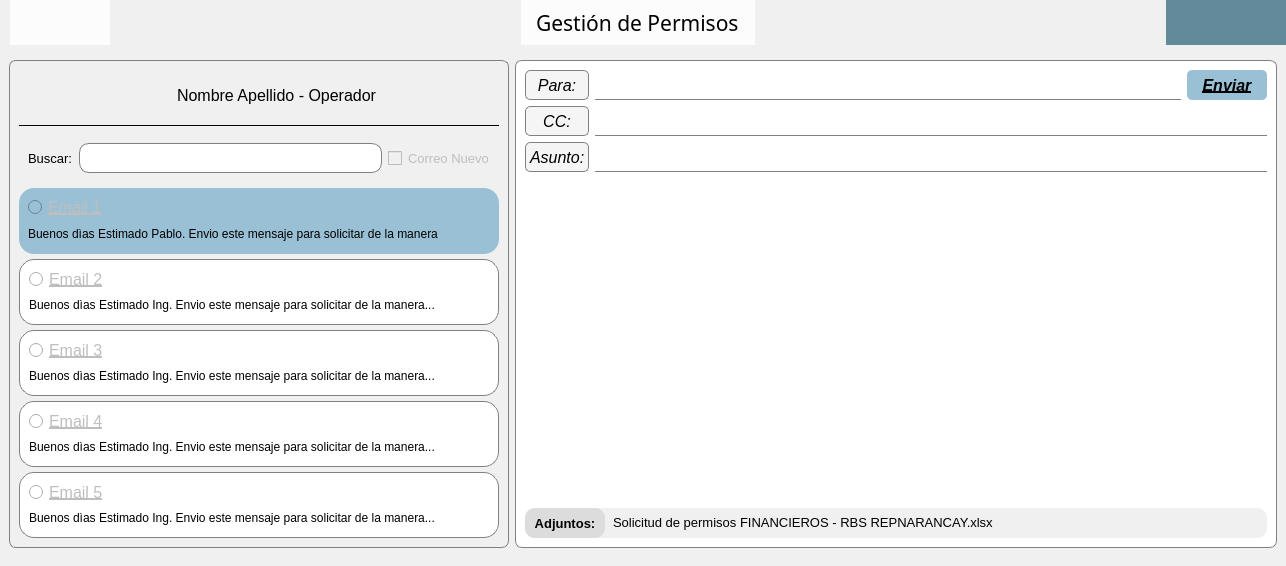
<?xml version="1.0" encoding="UTF-8"?>
<ui version="4.0">
 <class>SeleccionCorreo</class>
 <widget class="QMainWindow" name="SeleccionCorreo">
  <property name="geometry">
   <rect>
    <x>0</x>
    <y>0</y>
    <width>1286</width>
    <height>566</height>
   </rect>
  </property>
  <property name="windowTitle">
   <string>Seleccion de Cola de Correos</string>
  </property>
  <property name="styleSheet">
   <string notr="true">border-radius:7px;

background-color: rgb(240, 240, 240);</string>
  </property>
  <widget class="QWidget" name="centralwidget">
   <property name="minimumSize">
    <size>
     <width>1286</width>
     <height>0</height>
    </size>
   </property>
   <property name="styleSheet">
    <string notr="true"/>
   </property>
   <layout class="QVBoxLayout" name="verticalLayout">
    <property name="leftMargin">
     <number>0</number>
    </property>
    <property name="topMargin">
     <number>0</number>
    </property>
    <property name="rightMargin">
     <number>0</number>
    </property>
    <item>
     <widget class="QFrame" name="frame">
      <property name="minimumSize">
       <size>
        <width>0</width>
        <height>45</height>
       </size>
      </property>
      <property name="styleSheet">
       <string notr="true">background-image: url(:/Images/ResourcesFolder/Logo_Rhelec/Up_Design.jpg);
border-bottom-left-radius:0px;
border-bottom-right-radius:0px;</string>
      </property>
      <property name="frameShape">
       <enum>QFrame::StyledPanel</enum>
      </property>
      <property name="frameShadow">
       <enum>QFrame::Raised</enum>
      </property>
      <layout class="QHBoxLayout" name="horizontalLayout_6">
       <property name="spacing">
        <number>0</number>
       </property>
       <property name="leftMargin">
        <number>0</number>
       </property>
       <property name="topMargin">
        <number>0</number>
       </property>
       <property name="rightMargin">
        <number>0</number>
       </property>
       <property name="bottomMargin">
        <number>0</number>
       </property>
       <item>
        <widget class="QFrame" name="frame_17">
         <property name="minimumSize">
          <size>
           <width>10</width>
           <height>0</height>
          </size>
         </property>
         <property name="styleSheet">
          <string notr="true"/>
         </property>
         <property name="frameShape">
          <enum>QFrame::StyledPanel</enum>
         </property>
         <property name="frameShadow">
          <enum>QFrame::Raised</enum>
         </property>
        </widget>
       </item>
       <item>
        <widget class="QLabel" name="label_11">
         <property name="minimumSize">
          <size>
           <width>100</width>
           <height>0</height>
          </size>
         </property>
         <property name="styleSheet">
          <string notr="true">background-image: url();
image: url(:/Images/ResourcesFolder/Logo_Rhelec/Logo_Without_Background.png);
background-color:rgba(255, 255, 255, 200);
border-radius:0px;</string>
         </property>
         <property name="text">
          <string/>
         </property>
        </widget>
       </item>
       <item>
        <spacer name="horizontalSpacer_2">
         <property name="orientation">
          <enum>Qt::Horizontal</enum>
         </property>
         <property name="sizeHint" stdset="0">
          <size>
           <width>40</width>
           <height>20</height>
          </size>
         </property>
        </spacer>
       </item>
       <item>
        <widget class="QLabel" name="label_12">
         <property name="font">
          <font>
           <family>Rockwell</family>
           <pointsize>16</pointsize>
           <bold>false</bold>
          </font>
         </property>
         <property name="styleSheet">
          <string notr="true">background-image: url();
background-color:rgba(255, 255, 255, 200);
border:0px;
padding: 0 10 0 10;
border-radius:0px;</string>
         </property>
         <property name="text">
          <string>Gestión de Permisos</string>
         </property>
        </widget>
       </item>
       <item>
        <spacer name="horizontalSpacer">
         <property name="orientation">
          <enum>Qt::Horizontal</enum>
         </property>
         <property name="sizeHint" stdset="0">
          <size>
           <width>40</width>
           <height>20</height>
          </size>
         </property>
        </spacer>
       </item>
       <item>
        <widget class="QFrame" name="frame_16">
         <property name="minimumSize">
          <size>
           <width>0</width>
           <height>45</height>
          </size>
         </property>
         <property name="styleSheet">
          <string notr="true">background-image: url();
background-color:rgba(91, 133, 150, 200);
border:0px;
border-radius:0px;</string>
         </property>
         <property name="frameShape">
          <enum>QFrame::StyledPanel</enum>
         </property>
         <property name="frameShadow">
          <enum>QFrame::Raised</enum>
         </property>
         <layout class="QHBoxLayout" name="horizontalLayout_7">
          <property name="spacing">
           <number>0</number>
          </property>
          <property name="leftMargin">
           <number>0</number>
          </property>
          <property name="topMargin">
           <number>0</number>
          </property>
          <property name="rightMargin">
           <number>0</number>
          </property>
          <property name="bottomMargin">
           <number>0</number>
          </property>
          <item>
           <widget class="QPushButton" name="pbMinimize">
            <property name="minimumSize">
             <size>
              <width>20</width>
              <height>45</height>
             </size>
            </property>
            <property name="maximumSize">
             <size>
              <width>40</width>
              <height>16777215</height>
             </size>
            </property>
            <property name="styleSheet">
             <string notr="true">


QPushButton{
image: url(:/featherIcons/ResourcesFolder/featherIcons/minus.svg);
padding: 0 10 0 10;
}

QPushButton:hover{
	background-color: rgba(200, 200, 200, 120);
}

QPushButton:pressed{
	background-color: rgba(180, 180, 180, 150);
}</string>
            </property>
            <property name="text">
             <string/>
            </property>
            <property name="iconSize">
             <size>
              <width>15</width>
              <height>15</height>
             </size>
            </property>
           </widget>
          </item>
          <item>
           <widget class="QPushButton" name="pbMaximize">
            <property name="minimumSize">
             <size>
              <width>0</width>
              <height>45</height>
             </size>
            </property>
            <property name="maximumSize">
             <size>
              <width>40</width>
              <height>16777215</height>
             </size>
            </property>
            <property name="styleSheet">
             <string notr="true">


QPushButton{
image: url(:/featherIcons/ResourcesFolder/featherIcons/copy.svg);
padding: 0 10 0 10;
}

QPushButton:hover{
	background-color: rgba(200, 200, 200, 120);
}

QPushButton:pressed{
	background-color: rgba(180, 180, 180, 150);
}</string>
            </property>
            <property name="text">
             <string/>
            </property>
            <property name="iconSize">
             <size>
              <width>15</width>
              <height>15</height>
             </size>
            </property>
           </widget>
          </item>
          <item>
           <widget class="QPushButton" name="pbClose">
            <property name="minimumSize">
             <size>
              <width>0</width>
              <height>45</height>
             </size>
            </property>
            <property name="maximumSize">
             <size>
              <width>40</width>
              <height>16777215</height>
             </size>
            </property>
            <property name="styleSheet">
             <string notr="true">


QPushButton{
image: url(:/featherIcons/ResourcesFolder/featherIcons/x.svg);
padding: 0 10 0 10;
}

QPushButton:hover{
	background-color: rgba(200, 200, 200, 120);
}

QPushButton:pressed{
	background-color: rgba(180, 180, 180, 150);
}</string>
            </property>
            <property name="text">
             <string/>
            </property>
           </widget>
          </item>
         </layout>
        </widget>
       </item>
      </layout>
     </widget>
    </item>
    <item>
     <widget class="QFrame" name="frame_2">
      <property name="styleSheet">
       <string notr="true"/>
      </property>
      <property name="frameShape">
       <enum>QFrame::StyledPanel</enum>
      </property>
      <property name="frameShadow">
       <enum>QFrame::Raised</enum>
      </property>
      <layout class="QVBoxLayout" name="verticalLayout_10">
       <item>
        <widget class="QFrame" name="frame_3">
         <property name="frameShape">
          <enum>QFrame::StyledPanel</enum>
         </property>
         <property name="frameShadow">
          <enum>QFrame::Raised</enum>
         </property>
         <layout class="QHBoxLayout" name="horizontalLayout" stretch="1,0">
          <property name="leftMargin">
           <number>0</number>
          </property>
          <property name="topMargin">
           <number>0</number>
          </property>
          <property name="rightMargin">
           <number>0</number>
          </property>
          <property name="bottomMargin">
           <number>0</number>
          </property>
          <item>
           <widget class="QFrame" name="frame_7">
            <property name="maximumSize">
             <size>
              <width>500</width>
              <height>16777215</height>
             </size>
            </property>
            <property name="styleSheet">
             <string notr="true">border:1px solid gray;

background-color: rgb(240, 240, 240)
</string>
            </property>
            <property name="frameShape">
             <enum>QFrame::Box</enum>
            </property>
            <property name="frameShadow">
             <enum>QFrame::Sunken</enum>
            </property>
            <property name="lineWidth">
             <number>21</number>
            </property>
            <property name="midLineWidth">
             <number>20</number>
            </property>
            <layout class="QVBoxLayout" name="verticalLayout_3">
             <property name="spacing">
              <number>5</number>
             </property>
             <property name="leftMargin">
              <number>9</number>
             </property>
             <property name="topMargin">
              <number>9</number>
             </property>
             <property name="rightMargin">
              <number>9</number>
             </property>
             <property name="bottomMargin">
              <number>9</number>
             </property>
             <item>
              <widget class="QFrame" name="frame_5">
               <property name="maximumSize">
                <size>
                 <width>16777215</width>
                 <height>50</height>
                </size>
               </property>
               <property name="styleSheet">
                <string notr="true">border:0px;
</string>
               </property>
               <property name="frameShape">
                <enum>QFrame::StyledPanel</enum>
               </property>
               <property name="frameShadow">
                <enum>QFrame::Raised</enum>
               </property>
               <layout class="QHBoxLayout" name="horizontalLayout_3">
                <property name="spacing">
                 <number>6</number>
                </property>
                <property name="leftMargin">
                 <number>9</number>
                </property>
                <property name="topMargin">
                 <number>9</number>
                </property>
                <property name="rightMargin">
                 <number>9</number>
                </property>
                <property name="bottomMargin">
                 <number>9</number>
                </property>
                <item>
                 <spacer name="horizontalSpacer_3">
                  <property name="orientation">
                   <enum>Qt::Horizontal</enum>
                  </property>
                  <property name="sizeHint" stdset="0">
                   <size>
                    <width>40</width>
                    <height>20</height>
                   </size>
                  </property>
                 </spacer>
                </item>
                <item>
                 <widget class="QLabel" name="label_7">
                  <property name="minimumSize">
                   <size>
                    <width>30</width>
                    <height>0</height>
                   </size>
                  </property>
                  <property name="maximumSize">
                   <size>
                    <width>30</width>
                    <height>16777215</height>
                   </size>
                  </property>
                  <property name="styleSheet">
                   <string notr="true">image: url(:/featherIcons/ResourcesFolder/featherIcons/user.svg);</string>
                  </property>
                  <property name="text">
                   <string/>
                  </property>
                 </widget>
                </item>
                <item>
                 <widget class="QLabel" name="label_8">
                  <property name="font">
                   <font>
                    <family>Arial</family>
                    <pointsize>12</pointsize>
                   </font>
                  </property>
                  <property name="text">
                   <string>Nombre Apellido - Operador</string>
                  </property>
                 </widget>
                </item>
                <item>
                 <spacer name="horizontalSpacer_4">
                  <property name="orientation">
                   <enum>Qt::Horizontal</enum>
                  </property>
                  <property name="sizeHint" stdset="0">
                   <size>
                    <width>40</width>
                    <height>20</height>
                   </size>
                  </property>
                 </spacer>
                </item>
               </layout>
              </widget>
             </item>
             <item>
              <widget class="Line" name="line">
               <property name="styleSheet">
                <string notr="true">border-top:1px solid black;
border-bottom:0px;
border-radius:0px;
border-left:0px;
border-right:0px;</string>
               </property>
               <property name="orientation">
                <enum>Qt::Horizontal</enum>
               </property>
              </widget>
             </item>
             <item>
              <widget class="QFrame" name="frame_6">
               <property name="maximumSize">
                <size>
                 <width>16777215</width>
                 <height>50</height>
                </size>
               </property>
               <property name="styleSheet">
                <string notr="true">border:0px;</string>
               </property>
               <property name="frameShape">
                <enum>QFrame::StyledPanel</enum>
               </property>
               <property name="frameShadow">
                <enum>QFrame::Raised</enum>
               </property>
               <layout class="QHBoxLayout" name="horizontalLayout_4">
                <item>
                 <widget class="QLabel" name="label_9">
                  <property name="font">
                   <font>
                    <family>Arial</family>
                    <pointsize>10</pointsize>
                   </font>
                  </property>
                  <property name="text">
                   <string>Buscar:</string>
                  </property>
                 </widget>
                </item>
                <item>
                 <widget class="QLineEdit" name="lineBuscar">
                  <property name="enabled">
                   <bool>false</bool>
                  </property>
                  <property name="minimumSize">
                   <size>
                    <width>0</width>
                    <height>30</height>
                   </size>
                  </property>
                  <property name="font">
                   <font>
                    <family>Arial</family>
                    <pointsize>10</pointsize>
                   </font>
                  </property>
                  <property name="styleSheet">
                   <string notr="true">border:1px solid gray;
border-radius:10px;
background-color:rgb(255, 255, 255)</string>
                  </property>
                 </widget>
                </item>
                <item>
                 <widget class="QCheckBox" name="cbCorreoNuevo">
                  <property name="enabled">
                   <bool>false</bool>
                  </property>
                  <property name="font">
                   <font>
                    <family>Arial</family>
                    <pointsize>10</pointsize>
                    <italic>false</italic>
                    <underline>false</underline>
                   </font>
                  </property>
                  <property name="text">
                   <string>Correo Nuevo</string>
                  </property>
                 </widget>
                </item>
               </layout>
              </widget>
             </item>
             <item>
              <widget class="QFrame" name="frame_9">
               <property name="styleSheet">
                <string notr="true">border-radius:15px;
background-color: rgb(154, 192, 213);
border:0px;</string>
               </property>
               <property name="frameShape">
                <enum>QFrame::StyledPanel</enum>
               </property>
               <property name="frameShadow">
                <enum>QFrame::Raised</enum>
               </property>
               <layout class="QVBoxLayout" name="verticalLayout_5">
                <item>
                 <widget class="QRadioButton" name="rbEmail1">
                  <property name="enabled">
                   <bool>false</bool>
                  </property>
                  <property name="font">
                   <font>
                    <family>Arial</family>
                    <pointsize>12</pointsize>
                    <underline>true</underline>
                   </font>
                  </property>
                  <property name="cursor">
                   <cursorShape>PointingHandCursor</cursorShape>
                  </property>
                  <property name="text">
                   <string>Email 1</string>
                  </property>
                 </widget>
                </item>
                <item>
                 <widget class="QLabel" name="lblBodyEmail1">
                  <property name="font">
                   <font>
                    <family>Arial</family>
                   </font>
                  </property>
                  <property name="styleSheet">
                   <string notr="true">color:rgba(0, 0, 0, 255)</string>
                  </property>
                  <property name="text">
                   <string>Buenos dìas Estimado Pablo. Envio este mensaje para solicitar de la manera</string>
                  </property>
                  <property name="wordWrap">
                   <bool>true</bool>
                  </property>
                 </widget>
                </item>
               </layout>
              </widget>
             </item>
             <item>
              <widget class="QFrame" name="frame_13">
               <property name="styleSheet">
                <string notr="true">border-radius:15px;
background-color: rgb(255, 255, 255);
border:1px solid gray;</string>
               </property>
               <property name="frameShape">
                <enum>QFrame::StyledPanel</enum>
               </property>
               <property name="frameShadow">
                <enum>QFrame::Raised</enum>
               </property>
               <layout class="QVBoxLayout" name="verticalLayout_6">
                <item>
                 <widget class="QRadioButton" name="rbEmail2">
                  <property name="enabled">
                   <bool>false</bool>
                  </property>
                  <property name="font">
                   <font>
                    <family>Arial</family>
                    <pointsize>12</pointsize>
                    <underline>true</underline>
                   </font>
                  </property>
                  <property name="cursor">
                   <cursorShape>PointingHandCursor</cursorShape>
                  </property>
                  <property name="styleSheet">
                   <string notr="true">border:0px;</string>
                  </property>
                  <property name="text">
                   <string>Email 2</string>
                  </property>
                 </widget>
                </item>
                <item>
                 <widget class="QLabel" name="lblBodyEmail2">
                  <property name="font">
                   <font>
                    <family>Arial</family>
                   </font>
                  </property>
                  <property name="styleSheet">
                   <string notr="true">color:rgba(0, 0, 0, 255);
border:0px;</string>
                  </property>
                  <property name="text">
                   <string>Buenos dìas Estimado Ing. Envio este mensaje para solicitar de la manera...</string>
                  </property>
                  <property name="wordWrap">
                   <bool>true</bool>
                  </property>
                 </widget>
                </item>
               </layout>
              </widget>
             </item>
             <item>
              <widget class="QFrame" name="frame_10">
               <property name="styleSheet">
                <string notr="true">border-radius:15px;
background-color: rgb(255, 255, 255);</string>
               </property>
               <property name="frameShape">
                <enum>QFrame::StyledPanel</enum>
               </property>
               <property name="frameShadow">
                <enum>QFrame::Raised</enum>
               </property>
               <layout class="QVBoxLayout" name="verticalLayout_7">
                <item>
                 <widget class="QRadioButton" name="rbEmail3">
                  <property name="enabled">
                   <bool>false</bool>
                  </property>
                  <property name="font">
                   <font>
                    <family>Arial</family>
                    <pointsize>12</pointsize>
                    <underline>true</underline>
                   </font>
                  </property>
                  <property name="cursor">
                   <cursorShape>PointingHandCursor</cursorShape>
                  </property>
                  <property name="styleSheet">
                   <string notr="true">border:0px;</string>
                  </property>
                  <property name="text">
                   <string>Email 3</string>
                  </property>
                 </widget>
                </item>
                <item>
                 <widget class="QLabel" name="lblBodyEmail3">
                  <property name="font">
                   <font>
                    <family>Arial</family>
                   </font>
                  </property>
                  <property name="styleSheet">
                   <string notr="true">color:rgba(0, 0, 0, 255);
border:0px;</string>
                  </property>
                  <property name="text">
                   <string>Buenos dìas Estimado Ing. Envio este mensaje para solicitar de la manera...</string>
                  </property>
                  <property name="wordWrap">
                   <bool>true</bool>
                  </property>
                 </widget>
                </item>
               </layout>
              </widget>
             </item>
             <item>
              <widget class="QFrame" name="frame_11">
               <property name="styleSheet">
                <string notr="true">border-radius:15px;
background-color: rgb(255, 255, 255);</string>
               </property>
               <property name="frameShape">
                <enum>QFrame::StyledPanel</enum>
               </property>
               <property name="frameShadow">
                <enum>QFrame::Raised</enum>
               </property>
               <layout class="QVBoxLayout" name="verticalLayout_8">
                <item>
                 <widget class="QRadioButton" name="rbEmail4">
                  <property name="enabled">
                   <bool>false</bool>
                  </property>
                  <property name="font">
                   <font>
                    <family>Arial</family>
                    <pointsize>12</pointsize>
                    <underline>true</underline>
                   </font>
                  </property>
                  <property name="cursor">
                   <cursorShape>PointingHandCursor</cursorShape>
                  </property>
                  <property name="styleSheet">
                   <string notr="true">border:0px;</string>
                  </property>
                  <property name="text">
                   <string>Email 4</string>
                  </property>
                 </widget>
                </item>
                <item>
                 <widget class="QLabel" name="lblBodyEmail4">
                  <property name="font">
                   <font>
                    <family>Arial</family>
                   </font>
                  </property>
                  <property name="styleSheet">
                   <string notr="true">color:rgba(0, 0, 0, 255);
border:0px;</string>
                  </property>
                  <property name="text">
                   <string>Buenos dìas Estimado Ing. Envio este mensaje para solicitar de la manera...</string>
                  </property>
                  <property name="wordWrap">
                   <bool>true</bool>
                  </property>
                 </widget>
                </item>
               </layout>
              </widget>
             </item>
             <item>
              <widget class="QFrame" name="frame_12">
               <property name="styleSheet">
                <string notr="true">border-radius:15px;
background-color: rgb(255, 255, 255);</string>
               </property>
               <property name="frameShape">
                <enum>QFrame::StyledPanel</enum>
               </property>
               <property name="frameShadow">
                <enum>QFrame::Raised</enum>
               </property>
               <layout class="QVBoxLayout" name="verticalLayout_9">
                <item>
                 <widget class="QRadioButton" name="rbEmail5">
                  <property name="enabled">
                   <bool>false</bool>
                  </property>
                  <property name="font">
                   <font>
                    <family>Arial</family>
                    <pointsize>12</pointsize>
                    <underline>true</underline>
                   </font>
                  </property>
                  <property name="cursor">
                   <cursorShape>PointingHandCursor</cursorShape>
                  </property>
                  <property name="styleSheet">
                   <string notr="true">border:0px;</string>
                  </property>
                  <property name="text">
                   <string>Email 5</string>
                  </property>
                 </widget>
                </item>
                <item>
                 <widget class="QLabel" name="lblBodyEmail5">
                  <property name="font">
                   <font>
                    <family>Arial</family>
                   </font>
                  </property>
                  <property name="styleSheet">
                   <string notr="true">color:rgba(0, 0, 0, 255);
border:0px;</string>
                  </property>
                  <property name="text">
                   <string>Buenos dìas Estimado Ing. Envio este mensaje para solicitar de la manera...</string>
                  </property>
                  <property name="wordWrap">
                   <bool>true</bool>
                  </property>
                 </widget>
                </item>
               </layout>
              </widget>
             </item>
            </layout>
           </widget>
          </item>
          <item>
           <widget class="QFrame" name="frameEditEmail">
            <property name="styleSheet">
             <string notr="true">background-color: rgb(255, 255, 255);
border:1px solid gray;</string>
            </property>
            <property name="frameShape">
             <enum>QFrame::StyledPanel</enum>
            </property>
            <property name="frameShadow">
             <enum>QFrame::Raised</enum>
            </property>
            <layout class="QVBoxLayout" name="verticalLayout_2">
             <property name="leftMargin">
              <number>0</number>
             </property>
             <property name="rightMargin">
              <number>0</number>
             </property>
             <item>
              <widget class="QFrame" name="frame_4">
               <property name="maximumSize">
                <size>
                 <width>16777215</width>
                 <height>40</height>
                </size>
               </property>
               <property name="styleSheet">
                <string notr="true">border:0px;</string>
               </property>
               <property name="frameShape">
                <enum>QFrame::StyledPanel</enum>
               </property>
               <property name="frameShadow">
                <enum>QFrame::Raised</enum>
               </property>
               <layout class="QHBoxLayout" name="horizontalLayout_2">
                <property name="topMargin">
                 <number>0</number>
                </property>
                <property name="bottomMargin">
                 <number>0</number>
                </property>
                <item>
                 <widget class="QLabel" name="label_6">
                  <property name="minimumSize">
                   <size>
                    <width>64</width>
                    <height>30</height>
                   </size>
                  </property>
                  <property name="maximumSize">
                   <size>
                    <width>64</width>
                    <height>30</height>
                   </size>
                  </property>
                  <property name="font">
                   <font>
                    <family>Arial</family>
                    <pointsize>12</pointsize>
                    <italic>true</italic>
                    <bold>false</bold>
                   </font>
                  </property>
                  <property name="styleSheet">
                   <string notr="true">border-radius:5px;
border:1px solid gray;
background-color:rgb(245, 245, 245)</string>
                  </property>
                  <property name="text">
                   <string>Para:</string>
                  </property>
                  <property name="alignment">
                   <set>Qt::AlignCenter</set>
                  </property>
                 </widget>
                </item>
                <item>
                 <widget class="QLineEdit" name="linePara">
                  <property name="minimumSize">
                   <size>
                    <width>0</width>
                    <height>30</height>
                   </size>
                  </property>
                  <property name="maximumSize">
                   <size>
                    <width>16777215</width>
                    <height>30</height>
                   </size>
                  </property>
                  <property name="font">
                   <font>
                    <pointsize>10</pointsize>
                   </font>
                  </property>
                  <property name="styleSheet">
                   <string notr="true">border-bottom:1px solid gray;
border-radius:0px;</string>
                  </property>
                 </widget>
                </item>
                <item>
                 <widget class="QPushButton" name="pbEnviar">
                  <property name="minimumSize">
                   <size>
                    <width>80</width>
                    <height>30</height>
                   </size>
                  </property>
                  <property name="maximumSize">
                   <size>
                    <width>80</width>
                    <height>16777215</height>
                   </size>
                  </property>
                  <property name="font">
                   <font>
                    <family>Arial</family>
                    <pointsize>12</pointsize>
                    <italic>true</italic>
                    <bold>true</bold>
                    <underline>true</underline>
                   </font>
                  </property>
                  <property name="styleSheet">
                   <string notr="true">

QPushButton{
border-radius:5px;
color: rgb(0, 0, 0);
background-color: rgb(154, 192, 213);
border:0px;
}
QPushButton:hover{
background-color: rgb(184, 222, 243);
}
QPushButton:pressed{
background-color: rgb(154, 192, 213);
}
QPushButton:disabled{
background-color: rgb(154, 192, 213);
}</string>
                  </property>
                  <property name="text">
                   <string>Enviar</string>
                  </property>
                 </widget>
                </item>
               </layout>
              </widget>
             </item>
             <item>
              <widget class="QFrame" name="frame_14">
               <property name="maximumSize">
                <size>
                 <width>16777215</width>
                 <height>40</height>
                </size>
               </property>
               <property name="styleSheet">
                <string notr="true">border:0px;</string>
               </property>
               <property name="frameShape">
                <enum>QFrame::StyledPanel</enum>
               </property>
               <property name="frameShadow">
                <enum>QFrame::Raised</enum>
               </property>
               <layout class="QHBoxLayout" name="horizontalLayout_5">
                <property name="topMargin">
                 <number>0</number>
                </property>
                <property name="bottomMargin">
                 <number>0</number>
                </property>
                <item>
                 <widget class="QLabel" name="label_10">
                  <property name="minimumSize">
                   <size>
                    <width>64</width>
                    <height>30</height>
                   </size>
                  </property>
                  <property name="maximumSize">
                   <size>
                    <width>64</width>
                    <height>30</height>
                   </size>
                  </property>
                  <property name="font">
                   <font>
                    <family>Arial</family>
                    <pointsize>12</pointsize>
                    <italic>true</italic>
                    <bold>false</bold>
                   </font>
                  </property>
                  <property name="styleSheet">
                   <string notr="true">border-radius:5px;
border:1px solid gray;
background-color:rgb(245, 245, 245)</string>
                  </property>
                  <property name="text">
                   <string>CC:</string>
                  </property>
                  <property name="alignment">
                   <set>Qt::AlignCenter</set>
                  </property>
                 </widget>
                </item>
                <item>
                 <widget class="QLineEdit" name="lineCC">
                  <property name="minimumSize">
                   <size>
                    <width>0</width>
                    <height>30</height>
                   </size>
                  </property>
                  <property name="maximumSize">
                   <size>
                    <width>16777215</width>
                    <height>30</height>
                   </size>
                  </property>
                  <property name="font">
                   <font>
                    <pointsize>10</pointsize>
                   </font>
                  </property>
                  <property name="styleSheet">
                   <string notr="true">border-bottom:1px solid gray;
border-radius:0px;</string>
                  </property>
                 </widget>
                </item>
               </layout>
              </widget>
             </item>
             <item>
              <widget class="QFrame" name="frame_8">
               <property name="minimumSize">
                <size>
                 <width>0</width>
                 <height>30</height>
                </size>
               </property>
               <property name="styleSheet">
                <string notr="true">
border-radius:0px;
border:0px;</string>
               </property>
               <property name="inputMethodHints">
                <set>Qt::ImhHiddenText</set>
               </property>
               <property name="frameShape">
                <enum>QFrame::StyledPanel</enum>
               </property>
               <property name="frameShadow">
                <enum>QFrame::Raised</enum>
               </property>
               <layout class="QHBoxLayout" name="horizontalLayout_8">
                <property name="spacing">
                 <number>6</number>
                </property>
                <property name="leftMargin">
                 <number>9</number>
                </property>
                <property name="topMargin">
                 <number>0</number>
                </property>
                <property name="rightMargin">
                 <number>9</number>
                </property>
                <property name="bottomMargin">
                 <number>0</number>
                </property>
                <item>
                 <widget class="QLabel" name="label_13">
                  <property name="minimumSize">
                   <size>
                    <width>64</width>
                    <height>20</height>
                   </size>
                  </property>
                  <property name="maximumSize">
                   <size>
                    <width>64</width>
                    <height>30</height>
                   </size>
                  </property>
                  <property name="font">
                   <font>
                    <family>Arial</family>
                    <pointsize>12</pointsize>
                    <italic>true</italic>
                    <bold>false</bold>
                   </font>
                  </property>
                  <property name="styleSheet">
                   <string notr="true">border-radius:5px;
border:1px solid gray;
background-color:rgb(245, 245, 245)</string>
                  </property>
                  <property name="text">
                   <string>Asunto:</string>
                  </property>
                 </widget>
                </item>
                <item>
                 <widget class="QLineEdit" name="lineAsunto">
                  <property name="minimumSize">
                   <size>
                    <width>0</width>
                    <height>20</height>
                   </size>
                  </property>
                  <property name="maximumSize">
                   <size>
                    <width>16777215</width>
                    <height>30</height>
                   </size>
                  </property>
                  <property name="font">
                   <font>
                    <family>Arial</family>
                    <pointsize>12</pointsize>
                   </font>
                  </property>
                  <property name="styleSheet">
                   <string notr="true">border-bottom:1px solid gray;
padding:0 0 0 10;</string>
                  </property>
                  <property name="text">
                   <string/>
                  </property>
                  <property name="placeholderText">
                   <string/>
                  </property>
                 </widget>
                </item>
               </layout>
              </widget>
             </item>
             <item>
              <widget class="QFrame" name="frame_15">
               <property name="styleSheet">
                <string notr="true">border-top:2px solid gray;
border-radius:0px;
border:0px;</string>
               </property>
               <property name="frameShape">
                <enum>QFrame::StyledPanel</enum>
               </property>
               <property name="frameShadow">
                <enum>QFrame::Raised</enum>
               </property>
               <layout class="QVBoxLayout" name="verticalLayout_4">
                <property name="bottomMargin">
                 <number>0</number>
                </property>
                <item>
                 <widget class="QTextEdit" name="bodyEmail">
                  <property name="font">
                   <font>
                    <family>Arial</family>
                    <pointsize>12</pointsize>
                   </font>
                  </property>
                  <property name="styleSheet">
                   <string notr="true">border:0px;</string>
                  </property>
                 </widget>
                </item>
                <item>
                 <widget class="QFrame" name="frame_18">
                  <property name="minimumSize">
                   <size>
                    <width>0</width>
                    <height>30</height>
                   </size>
                  </property>
                  <property name="styleSheet">
                   <string notr="true">background-color: rgb(240, 240, 240);
border-radius:10px;</string>
                  </property>
                  <property name="frameShape">
                   <enum>QFrame::StyledPanel</enum>
                  </property>
                  <property name="frameShadow">
                   <enum>QFrame::Raised</enum>
                  </property>
                  <layout class="QHBoxLayout" name="horizontalLayout_9">
                   <property name="leftMargin">
                    <number>0</number>
                   </property>
                   <property name="topMargin">
                    <number>0</number>
                   </property>
                   <property name="bottomMargin">
                    <number>0</number>
                   </property>
                   <item>
                    <widget class="QLabel" name="label_14">
                     <property name="minimumSize">
                      <size>
                       <width>80</width>
                       <height>30</height>
                      </size>
                     </property>
                     <property name="maximumSize">
                      <size>
                       <width>80</width>
                       <height>30</height>
                      </size>
                     </property>
                     <property name="font">
                      <font>
                       <family>Arial</family>
                       <pointsize>10</pointsize>
                       <bold>true</bold>
                      </font>
                     </property>
                     <property name="styleSheet">
                      <string notr="true">background-color:rgb(220, 220, 220)</string>
                     </property>
                     <property name="text">
                      <string>Adjuntos:</string>
                     </property>
                     <property name="alignment">
                      <set>Qt::AlignCenter</set>
                     </property>
                    </widget>
                   </item>
                   <item>
                    <widget class="QLineEdit" name="lineAdjuntos">
                     <property name="enabled">
                      <bool>true</bool>
                     </property>
                     <property name="font">
                      <font>
                       <family>Arial</family>
                       <pointsize>10</pointsize>
                      </font>
                     </property>
                     <property name="text">
                      <string>Solicitud de permisos FINANCIEROS - RBS REPNARANCAY.xlsx</string>
                     </property>
                     <property name="readOnly">
                      <bool>true</bool>
                     </property>
                    </widget>
                   </item>
                  </layout>
                 </widget>
                </item>
               </layout>
              </widget>
             </item>
            </layout>
           </widget>
          </item>
         </layout>
        </widget>
       </item>
      </layout>
     </widget>
    </item>
   </layout>
  </widget>
 </widget>
 <resources>
  <include location="../resources.qrc"/>
 </resources>
 <connections/>
</ui>
